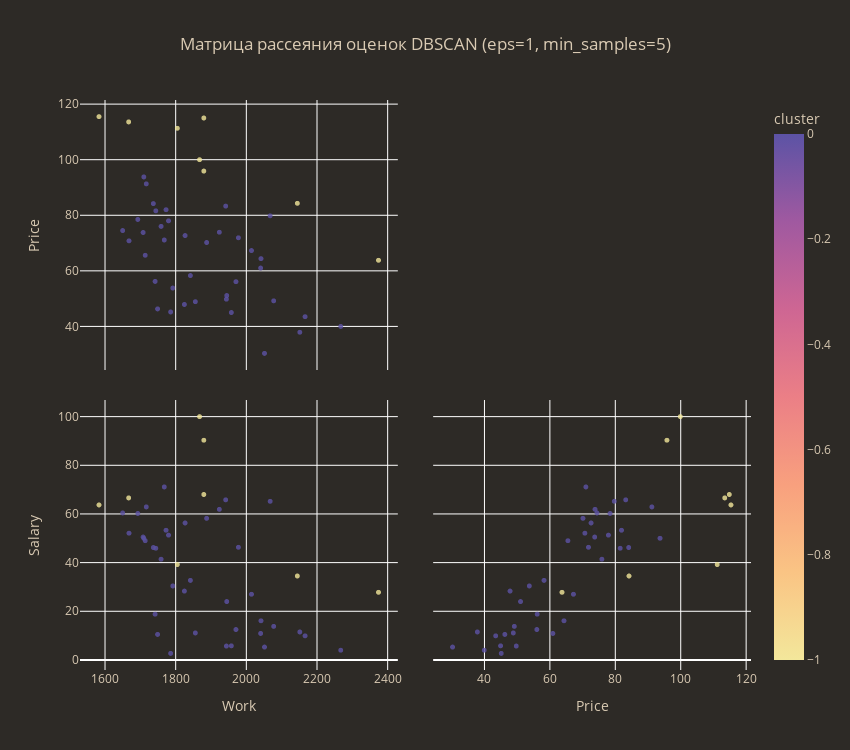

Here is the notebook cell this chart was saved with:
### Markdown cell above
##### Кластеризация

### Code cell
epsilon = 1
min_samples = 5
metric = 'euclidean'  # 'euclidean', 'cityblock', 'minkowski

dbscan = dbscan_clustering(df_scaled, eps=epsilon, min_samples=min_samples, metric=metric, origin_df=df)

dbscan.scatter_plot(color='sunset')

print(dbscan.cluster_size(), '\n')
print(dbscan.mean_by_cluster())

try:
    print(f'Silhouette Coefficient: {silhouette_score(df, dbscan.dbscan.labels_):.3f}')
except:
    pass

dbscan._df_result['cluster'].sort_values()

### Figure 1 — Plotly figure (JSON) as saved in the notebook; plotly's stock layout.template omitted (floating-point values rounded to 4 significant figures)
{"data": [{"diagonal": {"visible": false}, "dimensions": [{"axis": {"matches": true}, "label": "Work", "values": [1714, 1792, 2152, 2052, 1708, 1971, 2041, 1924, 1717, 1759, 1693, 1650, 1880, 1667, 2375, 1978, 1945, 2167, 1786, 1742, 1737, 2068, 1768, 1710, 2268, 1944, 1773, 1827, 1958, 1942, 1825, 1583, 2078, 1744, 1749, 1856, 1842, 2042, 1805, 1668, 2145, 2015, 1880, 1888, 1780, 1868]}, {"axis": {"matches": true}, "label": "Price", "values": [65.6, 53.8, 37.9, 30.3, 73.8, 56.1, 61.0, 73.9, 91.3, 76.0, 78.5, 74.5, 95.9, 113.6, 63.8, 71.9, 51.1, 43.5, 45.2, 56.2, 84.2, 79.8, 71.1, 93.8, 40.0, 49.8, 82.0, 72.7, 45.0, 83.3, 47.9, 115.5, 49.2, 81.6, 46.3, 48.9, 58.3, 64.4, 111.3, 70.8, 84.3, 67.3, 115.0, 70.2, 78.0, 100.0]}, {"axis": {"matches": true}, "label": "Salary", "values": [49.0, 30.4, 11.5, 5.3, 50.5, 12.5, 10.9, 61.9, 62.9, 41.4, 60.2, 60.4, 90.3, 66.6, 27.8, 46.3, 24.0, 9.9, 2.7, 18.8, 46.2, 65.2, 71.1, 50.0, 4.0, 5.7, 53.3, 56.3, 5.8, 65.8, 28.3, 63.7, 13.8, 45.9, 10.5, 11.1, 32.7, 16.1, 39.2, 52.1, 34.5, 27.0, 68.0, 58.2, 51.3, 100.0]}], "hovertemplate": "%{xaxis.title.text}=%{x}<br>%{yaxis.title.text}=%{y}<br>cluster=%{marker.color}<extra></extra>", "legendgroup": "", "marker": {"color": [0, 0, 0, 0, 0, 0, 0, 0, 0, 0, 0, 0, -1, -1, -1, 0, 0, 0, 0, 0, 0, 0, 0, 0, 0, 0, 0, 0, 0, 0, 0, -1, 0, 0, 0, 0, 0, 0, -1, 0, -1, 0, -1, 0, 0, -1], "coloraxis": "coloraxis", "opacity": 0.8, "size": 5, "symbol": "circle"}, "name": "", "showlegend": false, "showupperhalf": false, "type": "splom"}], "layout": {"coloraxis": {"colorbar": {"title": {"text": "cluster"}}, "colorscale": [[0, "rgb(243, 231, 155)"], [0.1667, "rgb(250, 196, 132)"], [0.3333, "rgb(248, 160, 126)"], [0.5, "rgb(235, 127, 134)"], [0.6667, "rgb(206, 102, 147)"], [0.8333, "rgb(160, 89, 160)"], [1, "rgb(92, 83, 165)"]]}, "dragmode": "select", "font": {"color": "#D9CAB3"}, "height": 750, "legend": {"tracegroupgap": 0}, "paper_bgcolor": "#2D2A26", "plot_bgcolor": "#2D2A26", "title": {"text": "Матрица рассеяния оценок DBSCAN (eps=1, min_samples=5)", "x": 0.5}, "width": 850}}
